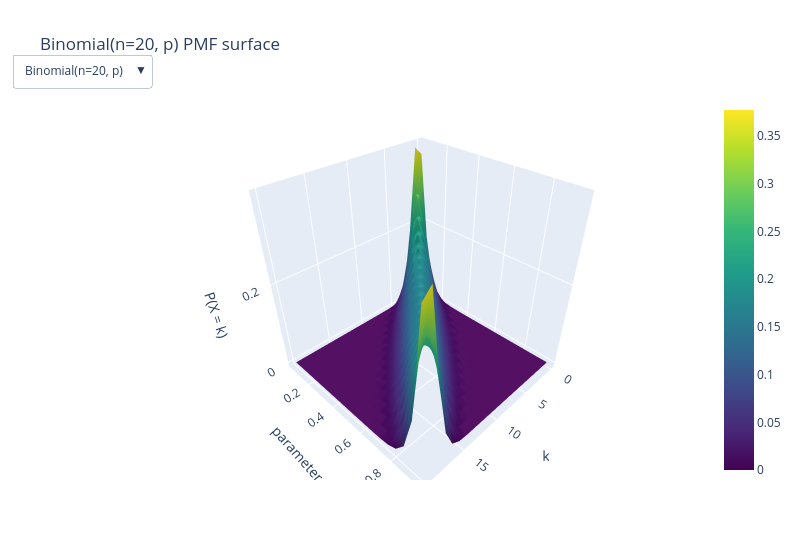

This figure's notebook cell:
### Markdown cell above
Interactive version of the three surfaces in one Plotly figure: use the buttons to switch.

### Code cell
fig = go.Figure()
names = ["Binomial(n=20, p)", "Poisson(lambda)", "Geometric(p)"]
fig.add_trace(go.Surface(x=k_values, y=grid_params, z=stats.binom.pmf(K, 20, P), colorscale="Viridis", visible=True))
fig.add_trace(go.Surface(x=k_values, y=poisson_lams, z=stats.poisson.pmf(K2, L), colorscale="Plasma", visible=False))
fig.add_trace(go.Surface(x=k_values, y=grid_params, z=np.where(K >= 1, stats.geom.pmf(np.maximum(K, 1), P), 0), colorscale="Cividis", visible=False))
buttons = []
for index, name in enumerate(names):
    visible = [i == index for i in range(3)]
    buttons.append(dict(label=name, method="update", args=[{"visible": visible}, {"title": name + " PMF surface"}]))
fig.update_layout(title=names[0] + " PMF surface", width=800, height=560, updatemenus=[dict(buttons=buttons, direction="down", x=0.02, y=1.12)],
                  scene=dict(xaxis_title="k", yaxis_title="parameter", zaxis_title="P(X = k)"))
fig.show()

### Figure 1 — Plotly figure (JSON) as saved in the notebook; plotly's stock layout.template omitted (floating-point values rounded to 4 significant figures; data arrays with more than 128 entries replaced by an {"elided": "..."} marker saying what was removed)
{"data": [{"colorscale": [[0.0, "#440154"], [0.1111, "#482878"], [0.2222, "#3e4989"], [0.3333, "#31688e"], [0.4444, "#26828e"], [0.5556, "#1f9e89"], [0.6667, "#35b779"], [0.7778, "#6ece58"], [0.8889, "#b5de2b"], [1.0, "#fde725"]], "type": "surface", "visible": true, "x": [0, 1, 2, 3, 4, 5, 6, 7, 8, 9, 10, 11, 12, 13, 14, 15, 16, 17, 18, 19, 20], "y": [0.05, 0.1, 0.15, 0.2, 0.25, 0.3, 0.35, 0.4, 0.45, 0.5, 0.55, 0.6, 0.65, 0.7, 0.75, 0.8, 0.85, 0.9, 0.95], "z": {"elided": "19x21 float values"}}, {"colorscale": [[0.0, "#0d0887"], [0.1111, "#46039f"], [0.2222, "#7201a8"], [0.3333, "#9c179e"], [0.4444, "#bd3786"], [0.5556, "#d8576b"], [0.6667, "#ed7953"], [0.7778, "#fb9f3a"], [0.8889, "#fdca26"], [1.0, "#f0f921"]], "type": "surface", "visible": false, "x": [0, 1, 2, 3, 4, 5, 6, 7, 8, 9, 10, 11, 12, 13, 14, 15, 16, 17, 18, 19, 20], "y": [0.5, 1.306, 2.111, 2.917, 3.722, 4.528, 5.333, 6.139, 6.944, 7.75, 8.556, 9.361, 10.17, 10.97, 11.78, 12.58, 13.39, 14.19, 15.0], "z": {"elided": "19x21 float values"}}, {"colorscale": [[0.0, "#00224e"], [0.1111, "#123570"], [0.2222, "#3b496c"], [0.3333, "#575d6d"], [0.4444, "#707173"], [0.5556, "#8a8678"], [0.6667, "#a59c74"], [0.7778, "#c3b369"], [0.8889, "#e1cc55"], [1.0, "#fee838"]], "type": "surface", "visible": false, "x": [0, 1, 2, 3, 4, 5, 6, 7, 8, 9, 10, 11, 12, 13, 14, 15, 16, 17, 18, 19, 20], "y": [0.05, 0.1, 0.15, 0.2, 0.25, 0.3, 0.35, 0.4, 0.45, 0.5, 0.55, 0.6, 0.65, 0.7, 0.75, 0.8, 0.85, 0.9, 0.95], "z": {"elided": "19x21 float values"}}], "layout": {"height": 560, "scene": {"xaxis": {"title": {"text": "k"}}, "yaxis": {"title": {"text": "parameter"}}, "zaxis": {"title": {"text": "P(X = k)"}}}, "title": {"text": "Binomial(n=20, p) PMF surface"}, "updatemenus": [{"buttons": [{"args": [{"visible": [true, false, false]}, {"title": "Binomial(n=20, p) PMF surface"}], "label": "Binomial(n=20, p)", "method": "update"}, {"args": [{"visible": [false, true, false]}, {"title": "Poisson(lambda) PMF surface"}], "label": "Poisson(lambda)", "method": "update"}, {"args": [{"visible": [false, false, true]}, {"title": "Geometric(p) PMF surface"}], "label": "Geometric(p)", "method": "update"}], "direction": "down", "x": 0.02, "y": 1.12}], "width": 800}}
